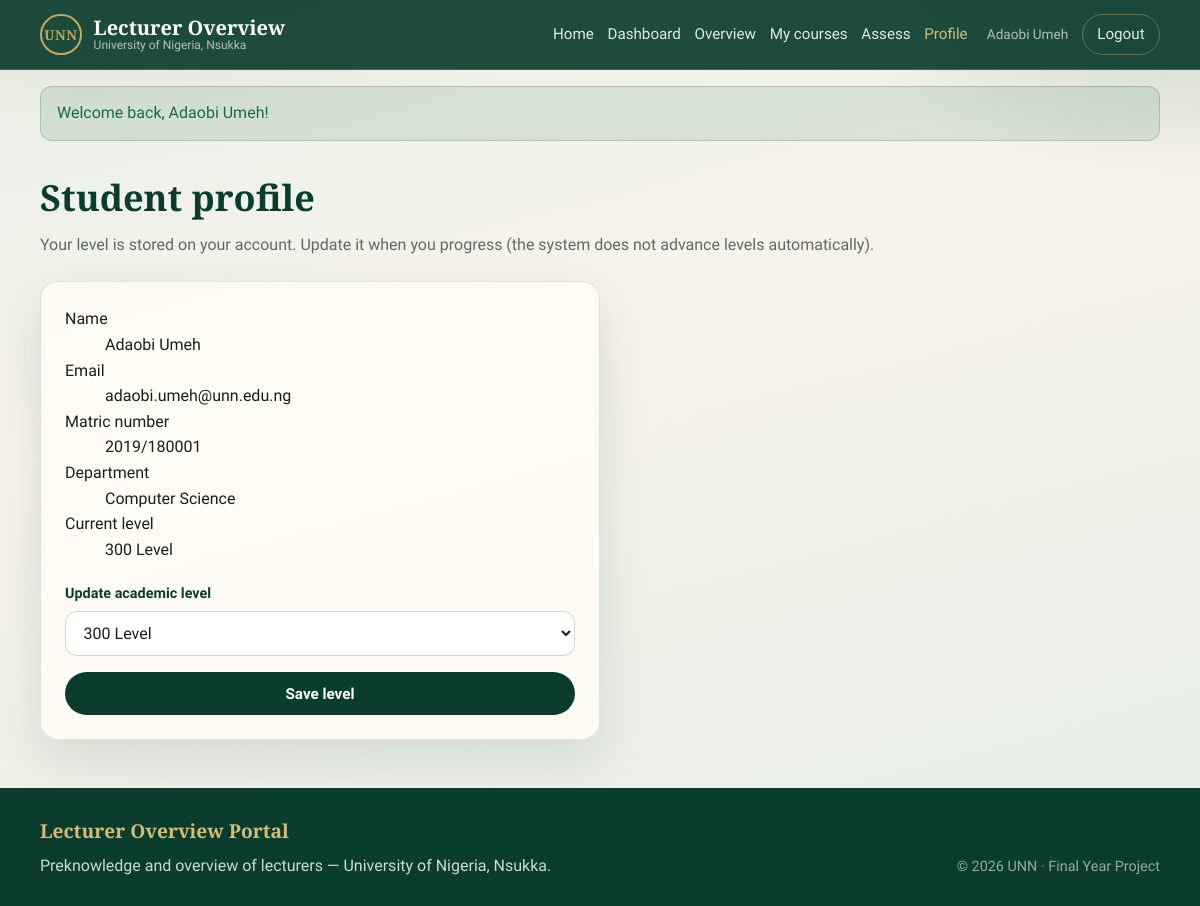
Page /student/profile.php (signed in) on the committed database.
### tables this page shows
CREATE TABLE users (
  id INT UNSIGNED AUTO_INCREMENT PRIMARY KEY,
  full_name VARCHAR(120) NOT NULL,
  email VARCHAR(160) NOT NULL UNIQUE,
  password VARCHAR(255) NOT NULL,
  role ENUM('student', 'lecturer', 'admin') NOT NULL DEFAULT 'student',
  department VARCHAR(120) DEFAULT NULL,
  matric_number VARCHAR(40) DEFAULT NULL,
  academic_level ENUM('100', '200', '300', '400') DEFAULT NULL,
  is_active TINYINT(1) NOT NULL DEFAULT 1,
  created_at TIMESTAMP DEFAULT CURRENT_TIMESTAMP,
  updated_at TIMESTAMP DEFAULT CURRENT_TIMESTAMP ON UPDATE CURRENT_TIMESTAMP
);

### includes/auth.php (called while the page is built, shortened)
<?php
require_once __DIR__ . '/../config/database.php';
function academic_levels(): array
{
    return STUDENT_LEVELS;
}
function get_flash(): ?array
{
    $flash = $_SESSION['flash'];
    return $flash;
}
function e(?string $value): string
{
    return htmlspecialchars((string) $value, ENT_QUOTES, 'UTF-8');
}
function is_logged_in(): bool
{
    return !empty($_SESSION['user_id']);
}
function current_user(): ?array
{
    static $user = null;
    if ($user !== null) {
        return $user;
    }
    $stmt = db()->prepare('SELECT id, full_name, email, role, department, matric_number, academic_level, is_active FROM users WHERE id = ? LIMIT 1');
    $uid = (int) $_SESSION['user_id'];
    $stmt->bind_param('i', $uid);
    $stmt->execute();
    $result = $stmt->get_result();
    $user = $result->fetch_assoc() ?: null;
    return $user;
}
function require_role(string ...$roles): void
{
    $user = current_user();
}
function dashboard_url_for_role(string $role): string
{
    $base = base_path();
    return match ($role) {
        'admin'    => $base . '/admin/dashboard.php',
        'lecturer' => $base . '/lecturer/dashboard.php',
        default    => $base . '/student/dashboard.php',
    };
}
function base_path(): string
{
    static $base = null;
    if ($base !== null) {
        return $base;
    }
    $script = str_replace('\\', '/', $_SERVER['SCRIPT_NAME'] ?? '');
    if (preg_match('#^(.*?)/portal(?:/|$)#', $script, $m)) {
        $base = $m[1] . '/portal';
    } else {
        $dir = str_replace('\\', '/', dirname($script));
        if (preg_match('#/(student|lecturer|admin)$#', $dir)) {
            $dir = dirname($dir);
        }
        $base = ($dir === '/' || $dir === '\\' || $dir === '.') ? '' : $dir;
    }
    return $base;
}

### config/database.php (called while the page is built, shortened)
<?php
function db(): mysqli
{
    $conn = new mysqli(DB_HOST, DB_USER, DB_PASS, DB_NAME);
    $conn->set_charset('utf8mb4');
    return $conn;
}

### student/profile.php (the view, shortened to what this page needs)
<?php
require_once __DIR__ . '/../includes/auth.php';
require_role('student');
$user = current_user();
$activeNav = 'profile';
require_once __DIR__ . '/../includes/header.php';
$user = current_user();
?>
<div class="container">
    <h1 class="page-title">Student profile</h1>
    <p class="page-lead">Your level is stored on your account. Update it when you progress (the system does not advance levels automatically).</p>
    <div class="panel" style="max-width:560px;">
        <dl class="meta-list" style="margin:0 0 1.25rem;">
            <div><dt>Name</dt><dd><?= e($user['full_name']) ?></dd></div>
            <div><dt>Email</dt><dd><?= e($user['email']) ?></dd></div>
            <div><dt>Matric number</dt><dd><?= e($user['matric_number'] ?: '—') ?></dd></div>
            <div><dt>Department</dt><dd><?= e($user['department'] ?: '—') ?></dd></div>
            <div><dt>Current level</dt><dd><?= e($user['academic_level'] ? $user['academic_level'] . ' Level' : 'Not set') ?></dd></div>
        </dl>
        <form method="post" class="form-grid">
            <div class="form-group">
                <label for="academic_level">Update academic level</label>
                <select id="academic_level" name="academic_level" required>
                    <?php foreach (academic_levels() as $lvl): ?>
                        <option value="<?= e($lvl) ?>" <?= ($user['academic_level'] ?? '') === $lvl ? 'selected' : '' ?>><?= e($lvl) ?> Level</option>
                    <?php endforeach; ?>
                </select>
            </div>
            <button type="submit" class="btn btn-green">Save level</button>
        </form>
    </div>
</div>
<?php require_once __DIR__ . '/../includes/footer.php'; ?>

### includes/header.php (shortened to what this page needs)
<?php
require_once __DIR__ . '/auth.php';
$bodyClass  = $bodyClass ?? '';
$activeNav  = $activeNav ?? '';
$user       = current_user();
$flash      = get_flash();
?>
<!DOCTYPE html>
<html lang="en">
<head>
    <link rel="stylesheet" href="<?= e(base_path()) ?>/assets/css/style.css">
</head>
<body class="<?= e($bodyClass) ?>">
<div class="page-shell">
    <header class="site-header">
        <div class="container header-inner">
            <a class="brand" href="<?= e(base_path()) ?>/index.php">
                <span class="brand-mark" aria-hidden="true">UNN</span>
                <span class="brand-text">
                    <strong>Lecturer Overview</strong>
                    <small>University of Nigeria, Nsukka</small>
                </span>
            </a>
            <nav class="site-nav" data-nav>
                <a href="<?= e(base_path()) ?>/index.php" class="<?= $activeNav === 'home' ? 'is-active' : '' ?>">Home</a>
                <?php if ($user): ?>
                    <a href="<?= e(dashboard_url_for_role($user['role'])) ?>" class="<?= $activeNav === 'dashboard' ? 'is-active' : '' ?>">Dashboard</a>
                    <?php if ($user['role'] === 'student'): ?>
                        <a href="<?= e(base_path()) ?>/student/overview.php" class="<?= $activeNav === 'overview' ? 'is-active' : '' ?>">Overview</a>
                        <a href="<?= e(base_path()) ?>/student/enroll.php" class="<?= $activeNav === 'enroll' ? 'is-active' : '' ?>">My courses</a>
                        <a href="<?= e(base_path()) ?>/student/assess.php" class="<?= $activeNav === 'assess' ? 'is-active' : '' ?>">Assess</a>
                        <a href="<?= e(base_path()) ?>/student/profile.php" class="<?= $activeNav === 'profile' ? 'is-active' : '' ?>">Profile</a>
                    <?php endif; ?>
                    <span class="nav-user"><?= e($user['full_name']) ?></span>
                    <a class="btn btn-ghost btn-sm" href="<?= e(base_path()) ?>/logout.php">Logout</a>
                <?php else: ?>
                    <a href="<?= e(base_path()) ?>/login.php" class="<?= $activeNav === 'login' ? 'is-active' : '' ?>">Login</a>
                    <a class="btn btn-gold btn-sm" href="<?= e(base_path()) ?>/register.php">Register</a>
                <?php endif; ?>
            </nav>
        </div>
    </header>
    <?php if ($flash): ?>
        <div class="container">
            <div class="flash flash-<?= e($flash['type']) ?>" role="alert">
                <?= e($flash['message']) ?>
            </div>
        </div>
    <?php endif; ?>
    <main class="site-main">

### assets/css/style.css (style rules this page uses)
:root { --green-deep: #0B3D2E; --green-mid: #145A43; --green-soft: #1F6B52; --gold: #C6A75E; --gold-bright: #D4BC78; --cream: #F7F3EA; --ink: #14201B; --muted: #5C6B63; --line: rgba(11, 61, 46, 0.12); --card: rgba(255, 252, 246, 0.92); --danger: #9B2C2C; --success: #1B6B3A; --warning: #8A6A1F; --shadow: 0 18px 50px rgba(11, 61, 46, 0.12); --radius: 18px; --font-display: "Cormorant Garamond", Georgia, serif; --font-body: "Source Sans 3", "Segoe UI", sans-serif; }
*, *::before, *::after { box-sizing: border-box; }
html { scroll-behavior: smooth; }
body { margin: 0; min-height: 100vh; font-family: var(--font-body); color: var(--ink); background: radial-gradient(ellipse 80% 50% at 10% -10%, rgba(198, 167, 94, 0.22), transparent 55%), radial-gradient(ellipse 60% 40% at 100% 0%, rgba(20, 90, 67, 0.18), transparent 50%), linear-gradient(165deg, #E8F0EA 0%, var(--cream) 38%, #E4EDE7 100%); background-attachment: fixed; line-height: 1.6; }
body::before { content: ""; position: fixed; inset: 0; pointer-events: none; opacity: 0.35; background-image: repeating-linear-gradient( -12deg, transparent, transparent 18px, rgba(11, 61, 46, 0.015) 18px, rgba(11, 61, 46, 0.015) 19px ); z-index: 0; }
.page-shell { position: relative; z-index: 1; min-height: 100vh; display: flex; flex-direction: column; }
a { color: var(--green-mid); text-decoration: none; }
.container { width: min(1120px, calc(100% - 2rem)); margin-inline: auto; }
.site-header { position: sticky; top: 0; z-index: 50; backdrop-filter: blur(14px); background: rgba(11, 61, 46, 0.92); border-bottom: 1px solid rgba(198, 167, 94, 0.28); }
.header-inner { display: flex; align-items: center; justify-content: space-between; gap: 1rem; padding: 0.85rem 0; }
.brand { display: flex; align-items: center; gap: 0.75rem; color: #fff; }
.brand-mark { display: grid; place-items: center; width: 2.6rem; height: 2.6rem; border-radius: 50%; border: 2px solid var(--gold); font-family: var(--font-display); font-weight: 700; font-size: 0.85rem; letter-spacing: 0.04em; color: var(--gold); }
.brand-text { display: flex; flex-direction: column; line-height: 1.15; }
.brand-text strong { font-family: var(--font-display); font-size: 1.25rem; font-weight: 600; }
.brand-text small { color: rgba(247, 243, 234, 0.7); font-size: 0.75rem; }
.site-nav { display: flex; align-items: center; gap: 0.85rem; flex-wrap: wrap; }
.site-nav a { color: rgba(255, 255, 255, 0.88); font-weight: 500; font-size: 0.95rem; }
.site-nav a.is-active, .site-nav a:hover { color: var(--gold-bright); }
.nav-user { color: rgba(255, 255, 255, 0.65); font-size: 0.85rem; margin-left: 0.35rem; }
.site-main { flex: 1; padding: 1.75rem 0 3rem; }
.btn { display: inline-flex; align-items: center; justify-content: center; gap: 0.4rem; padding: 0.72rem 1.25rem; border-radius: 999px; border: 1px solid transparent; font-family: var(--font-body); font-weight: 600; font-size: 0.95rem; cursor: pointer; transition: transform 0.18s ease, background 0.18s ease, color 0.18s ease, border-color 0.18s ease; }
.btn-green { background: var(--green-deep); color: #fff; }
.btn-ghost { background: transparent; border-color: rgba(198, 167, 94, 0.45); color: var(--gold-bright); }
.btn-sm { padding: 0.45rem 0.9rem; font-size: 0.85rem; }
.panel { background: var(--card); border: 1px solid var(--line); border-radius: var(--radius); box-shadow: var(--shadow); padding: 1.5rem; }
.page-title { font-family: var(--font-display); font-size: clamp(1.9rem, 3vw, 2.5rem); color: var(--green-deep); margin: 0 0 0.35rem; }
.page-lead { margin: 0 0 1.5rem; color: var(--muted); }
.form-grid { display: grid; gap: 1rem; }
.form-group { display: flex; flex-direction: column; gap: 0.35rem; }
.form-group label { font-weight: 600; font-size: 0.9rem; color: var(--green-deep); }
.form-group input, .form-group select, .form-group textarea { width: 100%; padding: 0.7rem 0.85rem; border: 1px solid rgba(11, 61, 46, 0.2); border-radius: 12px; background: #fff; font: inherit; color: var(--ink); }
.flash { margin: 1rem 0 0; padding: 0.85rem 1rem; border-radius: 12px; font-weight: 500; }
.flash-success { background: rgba(27, 107, 58, 0.12); color: var(--success); border: 1px solid rgba(27, 107, 58, 0.25); }

### rows in the picture
users: full_name "Adaobi Umeh", email "adaobi.umeh@unn.edu.ng", matric_number "2019/180001", department "Computer Science", academic_level "300 Level"

### other values in the picture
$flash['message'] "Welcome back, Adaobi Umeh!"
form field academic_level "300 Level"
